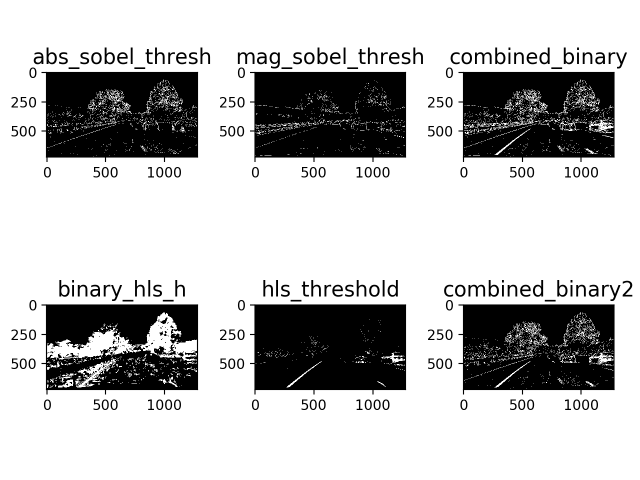
#> input picture report_image/all_trans.png, 1280 x 960 px (shown at 1/2 size); its folder holds only this picture in this run
$ python -i lane_finding.py   (imports and definitions only)   (older library calls are emulated)
#> lines starting #> are read from the running program, lines starting #| are printed output that depends on the picture
#> further down, picture is the input picture: shape (960, 1280, 3); min 0, max 255, mean 190.2
#GOAL:  software pipeline to identify the lane boundaries in a video
# Steps:

# 3. Use color transforms, gradients, etc., to create a thresholded binary image.
# 4. Apply a perspective transform to rectify binary image ("birds-eye view").
# 5. Detect lane pixels and fit to find the lane boundary.
# 6. Determine the curvature of the lane and vehicle position with respect to center.
# 7. Warp the detected lane boundaries back onto the original image.
# 8. Output visual display of the lane boundaries and numerical estimation of lane curvature and vehicle position.

import pickle
import cv2
import numpy as np
import matplotlib.pyplot as plt
import matplotlib.image as mpimg
import glob
from moviepy.editor import VideoFileClip
from IPython.display import HTML

debug_switch = 0
output_images_path  = 'output_images/'
test_imges_path     = 'test_images/'
examples_path       = 'examples/'
cameral_cal_path    = 'camera_cal/'
# 1. Compute the camera calibration matrix and distortion coefficients given a set of chessboard images
# chessboard size 9*6
# [55 lines left out: functions cameral_cal, load_cam_cal, not called in this run]


# distortion correction to a img
def undistort(img,mtx,dist):
    undistorted = cv2.undistort(img, mtx, dist, None, mtx)
    return undistorted
    # cv2.imshow('un')


### STEP 3 functions
# 3. Use color transforms, gradients, etc., to create a thresholded binary image.

# sobel gradient
def abs_sobel_thresh(img, orient='x', sobel_kernel=3, thresh=(0, 255)):
#> called with orient = 'x', sobel_kernel = 3, thresh = (0, 255)
    gray = cv2.cvtColor(img, cv2.COLOR_BGR2GRAY)
    # 2) Take the derivative in x or y given orient = 'x' or 'y'
    if orient == 'x':
        sobelx = cv2.Sobel(gray, cv2.CV_64F, 1, 0, ksize = sobel_kernel)
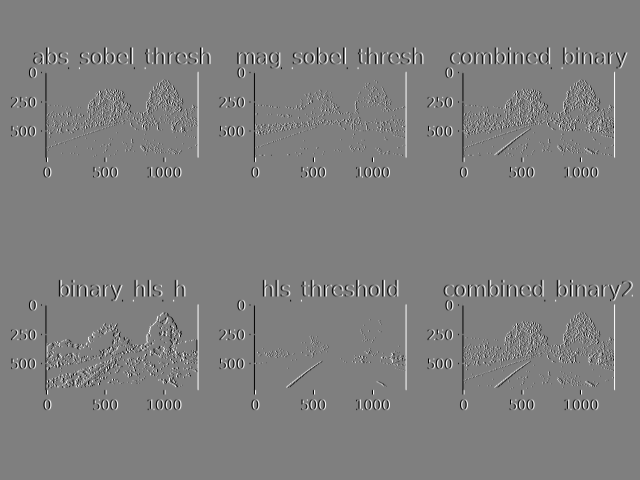
#> sobelx: shape (960, 1280) float64 (shown at 1/2 size); min -1020, max 1020, mean 0; drawn with min black and max white
    else:
        sobelx = cv2.Sobel(gray, cv2.CV_64F, 0, 1, ksize = sobel_kernel)
    abs_sobelx = np.absolute(sobelx)
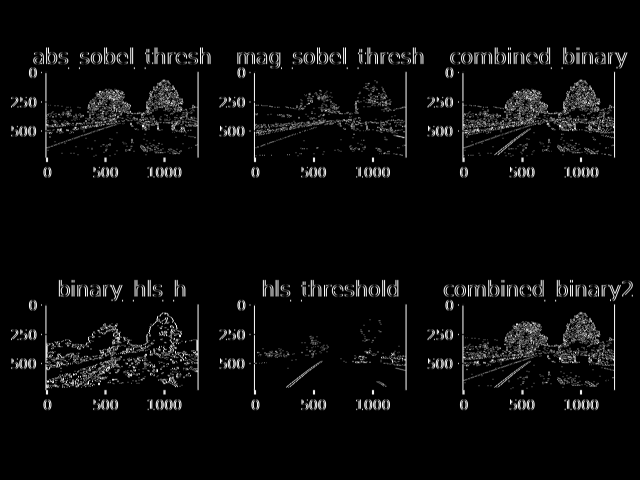
#> abs_sobelx: shape (960, 1280) float64 (shown at 1/2 size); min 0, max 1020, mean 42.3; drawn with min black and max white
    # 4) Scale to 8-bit (0 - 255) then convert to type = np.uint8
    scaled_sobel = np.uint8(255*abs_sobelx/np.max(abs_sobelx))
    grad_binary = np.zeros_like(scaled_sobel)
    # 6) Return this mask as your binary_output image
    # print(['thresh0',thresh[0]])
    # print(scaled_sobel)
    grad_binary[(scaled_sobel >= thresh[0]) & (scaled_sobel <= thresh[1])] = 1
    # print(grad_binary)
    return grad_binary

# [363 lines left out: functions mag_sobel_thresh, dir_sobel_threshold, bgr_threshold, hls_threshold, lab_threshold, unwarp_cal and 8 more, not called in this run]

def calculate_offset():
    return

>>> import cv2
>>> picture = cv2.imread('report_image/all_trans.png')
>>> result = abs_sobel_thresh(picture)
#> result: shape (960, 1280); every value is 1

$ run again, on report_image/color_fit_lines.png
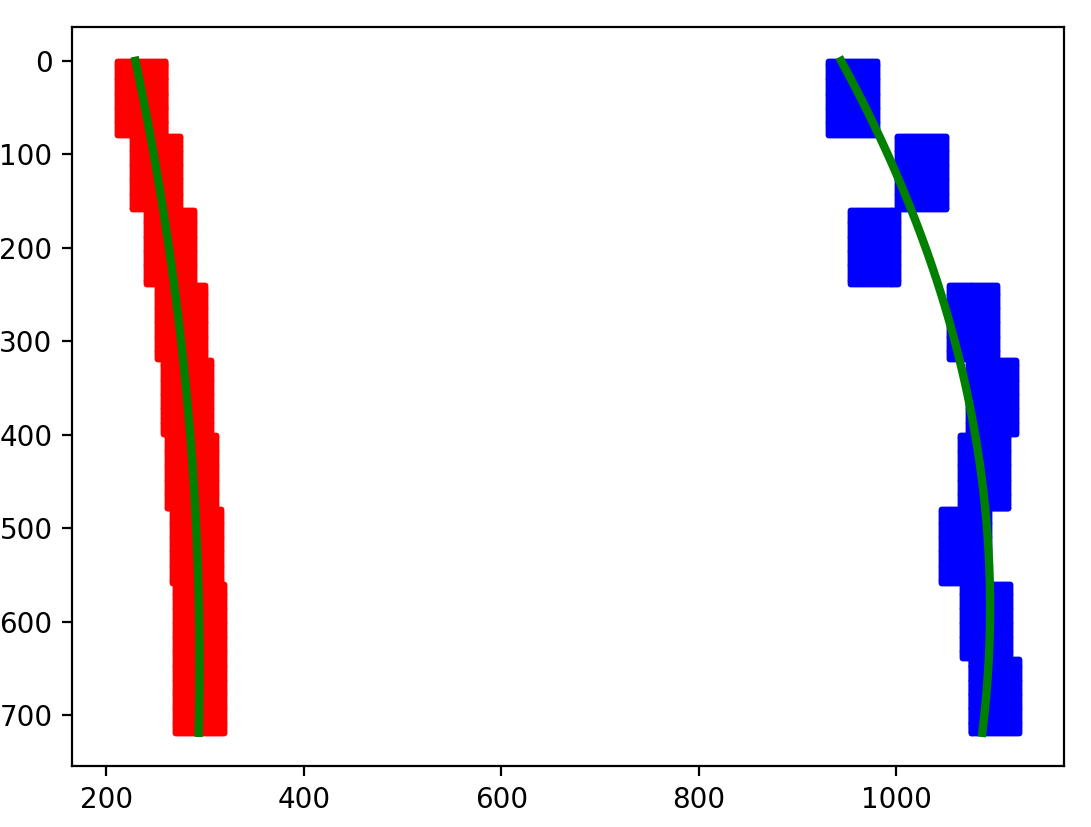
#> input picture report_image/color_fit_lines.png, 1091 x 827 px
#> picture is the input picture: shape (827, 1091, 3); mean B, G, R 239.3, 231.6, 238.8
#> in abs_sobel_thresh, `sobelx = cv2.Sobel(gray, cv2.CV_64F, 1, 0, ksize = sobel_kernel)`:
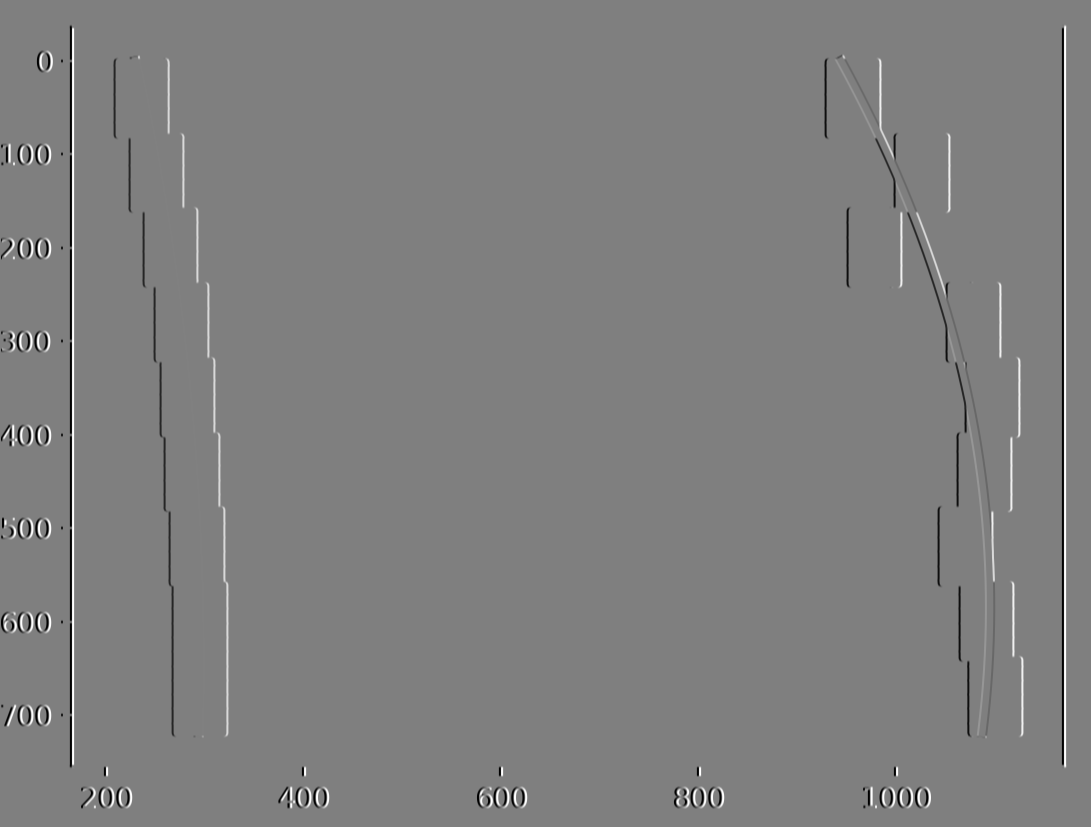
#> sobelx: shape (827, 1091) float64; min -1020, max 1020, mean 0; drawn with min black and max white
#> in abs_sobel_thresh, `abs_sobelx = np.absolute(sobelx)`:
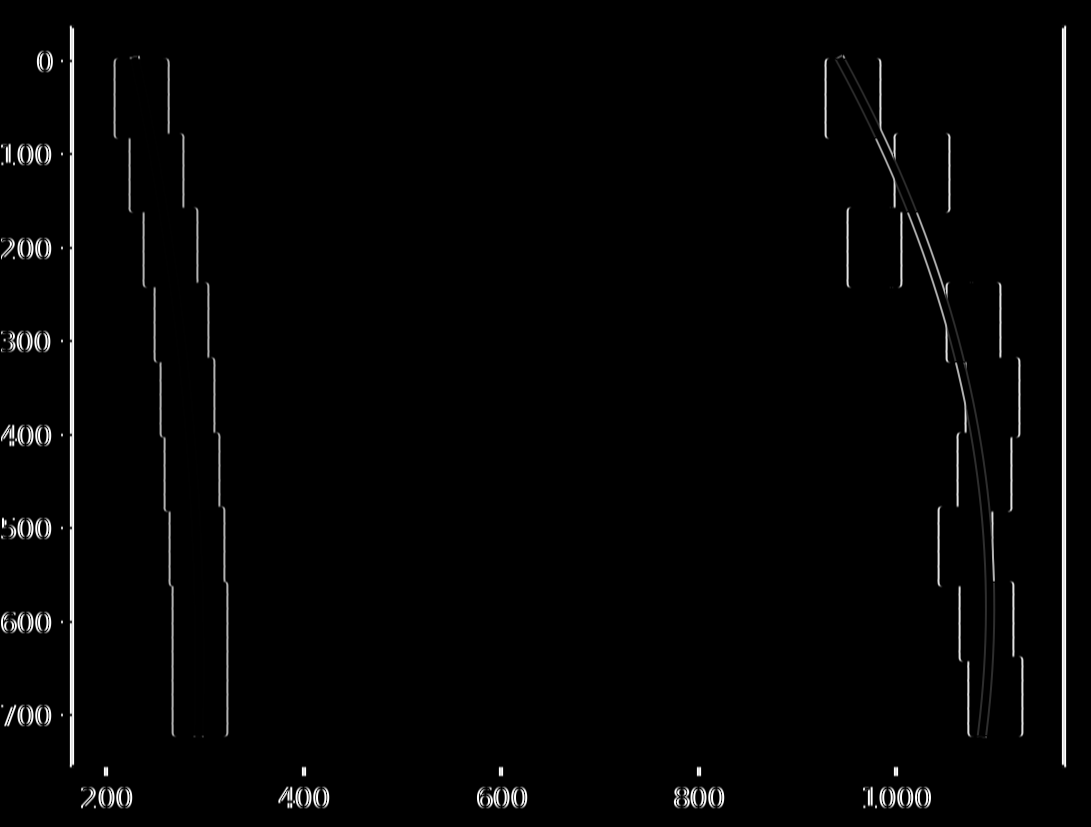
#> abs_sobelx: shape (827, 1091) float64; min 0, max 1020, mean 18; drawn with min black and max white
#> result: shape (827, 1091); every value is 1

$ run again, on report_image/curvature_eq.png
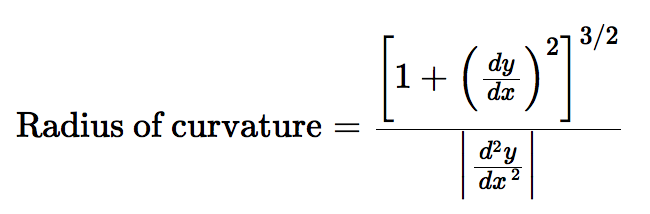
#> input picture report_image/curvature_eq.png, 650 x 214 px
#> picture is the input picture: shape (214, 650, 3); mean B, G, R 245.6, 245.5, 245.6
#> in abs_sobel_thresh, `sobelx = cv2.Sobel(gray, cv2.CV_64F, 1, 0, ksize = sobel_kernel)`:
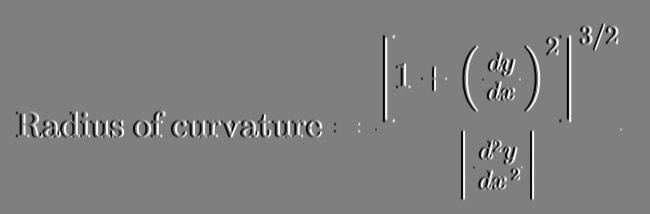
#> sobelx: shape (214, 650) float64; min -1020, max 1020, mean 0; drawn with min black and max white
#> in abs_sobel_thresh, `abs_sobelx = np.absolute(sobelx)`:
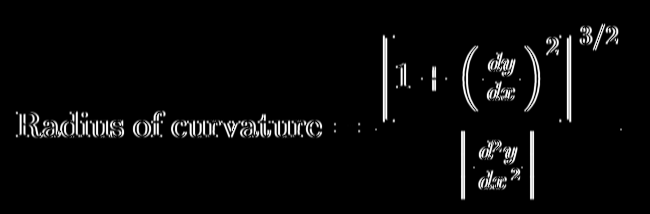
#> abs_sobelx: shape (214, 650) float64; min 0, max 1020, mean 37.1; drawn with min black and max white
#> result: shape (214, 650); every value is 1
